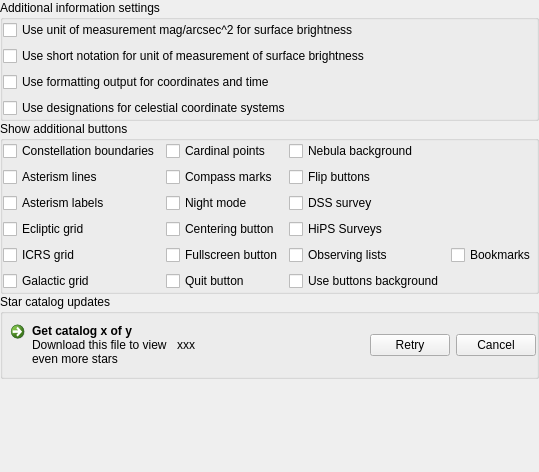
        <widget class="QWidget" name="page_Extras">
         <layout class="QGridLayout" name="gridLayoutExtras">
          <property name="leftMargin">
           <number>0</number>
          </property>
          <property name="topMargin">
           <number>0</number>
          </property>
          <property name="rightMargin">
           <number>0</number>
          </property>
          <property name="bottomMargin">
           <number>0</number>
          </property>
          <property name="spacing">
           <number>0</number>
          </property>
          <item row="1" column="0" colspan="2">
           <widget class="QGroupBox" name="groupBoxAdditionalButtons">
            <property name="title">
             <string>Show additional buttons</string>
            </property>
            <layout class="QGridLayout" name="gridLayoutAdditionalButtons">
             <property name="leftMargin">
              <number>0</number>
             </property>
             <property name="topMargin">
              <number>0</number>
             </property>
             <property name="rightMargin">
              <number>0</number>
             </property>
             <property name="bottomMargin">
              <number>0</number>
             </property>
             <item row="4" column="2">
              <widget class="QCheckBox" name="showHipsButtonCheckBox">
               <property name="toolTip">
                <string>Toggle display of the button for the HiPS Surveys. Select a survey in the View settings.</string>
               </property>
               <property name="text">
                <string>HiPS Surveys</string>
               </property>
              </widget>
             </item>
             <item row="2" column="0">
              <widget class="QCheckBox" name="showAsterismLinesButtonCheckBox">
               <property name="text">
                <string>Asterism lines</string>
               </property>
              </widget>
             </item>
             <item row="5" column="0">
              <widget class="QCheckBox" name="showICRSGridButtonCheckBox">
               <property name="toolTip">
                <string>A button to toggle equatorial J2000 grid</string>
               </property>
               <property name="text">
                <string>ICRS grid</string>
               </property>
              </widget>
             </item>
             <item row="2" column="2">
              <widget class="QCheckBox" name="showFlipButtonsCheckbox">
               <property name="toolTip">
                <string>Toggle vertical and horizontal image flip buttons.</string>
               </property>
               <property name="text">
                <string>Flip buttons</string>
               </property>
              </widget>
             </item>
             <item row="6" column="0">
              <widget class="QCheckBox" name="showGalacticGridButtonCheckBox">
               <property name="toolTip">
                <string>A button to toggle galactic grid</string>
               </property>
               <property name="text">
                <string>Galactic grid</string>
               </property>
              </widget>
             </item>
             <item row="3" column="2">
              <widget class="QCheckBox" name="showDSSButtonCheckbox">
               <property name="toolTip">
                <string>Toggle display of the button for the Digitized Sky Survey.</string>
               </property>
               <property name="text">
                <string>DSS survey</string>
               </property>
              </widget>
             </item>
             <item row="4" column="0">
              <widget class="QCheckBox" name="showEclipticGridButtonCheckBox">
               <property name="toolTip">
                <string>A button to toggle ecliptic grid of date</string>
               </property>
               <property name="text">
                <string>Ecliptic grid</string>
               </property>
              </widget>
             </item>
             <item row="1" column="2">
              <widget class="QCheckBox" name="showNebulaBgButtonCheckbox">
               <property name="toolTip">
                <string>Toggle display of nebula images.</string>
               </property>
               <property name="text">
                <string>Nebula background</string>
               </property>
              </widget>
             </item>
             <item row="1" column="0">
              <widget class="QCheckBox" name="showConstellationBoundariesButtonCheckBox">
               <property name="text">
                <string>Constellation boundaries</string>
               </property>
              </widget>
             </item>
             <item row="5" column="3">
              <widget class="QCheckBox" name="showBookmarksButtonCheckBox">
               <property name="toolTip">
                <string>Enable a feature to store favorite views.</string>
               </property>
               <property name="text">
                <string>Bookmarks</string>
               </property>
              </widget>
             </item>
             <item row="5" column="2">
              <widget class="QCheckBox" name="showObsListButtonCheckBox">
               <property name="toolTip">
                <string>Enable a feature to store favorite views.</string>
               </property>
               <property name="text">
                <string>Observing lists</string>
               </property>
              </widget>
             </item>
             <item row="3" column="0">
              <widget class="QCheckBox" name="showAsterismLabelsButtonCheckBox">
               <property name="text">
                <string>Asterism labels</string>
               </property>
              </widget>
             </item>
             <item row="6" column="2">
              <widget class="QCheckBox" name="useButtonsBackgroundCheckBox">
               <property name="toolTip">
                <string>Toggle the usage of background under GUI buttons</string>
               </property>
               <property name="text">
                <string>Use buttons background</string>
               </property>
              </widget>
             </item>
             <item row="6" column="1">
              <widget class="QCheckBox" name="showQuitButtonCheckBox">
               <property name="toolTip">
                <string>Show button in addition to keyboard shortcut?</string>
               </property>
               <property name="text">
                <string>Quit button</string>
               </property>
              </widget>
             </item>
             <item row="1" column="1">
              <widget class="QCheckBox" name="showCardinalButtonCheckBox">
               <property name="toolTip">
                <string>Show button in addition to keyboard shortcut?</string>
               </property>
               <property name="text">
                <string>Cardinal points</string>
               </property>
              </widget>
             </item>
             <item row="5" column="1">
              <widget class="QCheckBox" name="showFullscreenButtonCheckBox">
               <property name="toolTip">
                <string>Show button in addition to keyboard shortcut?</string>
               </property>
               <property name="text">
                <string>Fullscreen button</string>
               </property>
              </widget>
             </item>
             <item row="4" column="1">
              <widget class="QCheckBox" name="showGotoSelectedButtonCheckBox">
               <property name="toolTip">
                <string>Show button in addition to keyboard shortcut?</string>
               </property>
               <property name="text">
                <string>Centering button</string>
               </property>
              </widget>
             </item>
             <item row="3" column="1">
              <widget class="QCheckBox" name="showNightmodeButtonCheckBox">
               <property name="toolTip">
                <string>Show button in addition to keyboard shortcut?</string>
               </property>
               <property name="text">
                <string>Night mode</string>
               </property>
              </widget>
             </item>
             <item row="2" column="1">
              <widget class="QCheckBox" name="showCompassButtonCheckBox">
               <property name="toolTip">
                <string>Show button in addition to keyboard shortcut?</string>
               </property>
               <property name="text">
                <string>Compass marks</string>
               </property>
              </widget>
             </item>
            </layout>
           </widget>
          </item>
          <item row="2" column="0" rowspan="2" colspan="2">
           <widget class="QGroupBox" name="contentBox">
            <property name="title">
             <string>Star catalog updates</string>
            </property>
            <layout class="QHBoxLayout" name="horizontalLayout">
             <property name="leftMargin">
              <number>0</number>
             </property>
             <property name="topMargin">
              <number>0</number>
             </property>
             <property name="rightMargin">
              <number>0</number>
             </property>
             <property name="bottomMargin">
              <number>0</number>
             </property>
             <item>
              <widget class="QCommandLinkButton" name="getStarsButton">
               <property name="sizePolicy">
                <sizepolicy hsizetype="Preferred" vsizetype="Fixed">
                 <horstretch>0</horstretch>
                 <verstretch>0</verstretch>
                </sizepolicy>
               </property>
               <property name="toolTip">
                <string>Click here to start downloading</string>
               </property>
               <property name="text">
                <string notr="true">Get catalog x of y</string>
               </property>
               <property name="icon">
                <iconset resource="../../data/gui/guiRes.qrc">
                 <normaloff>:/graphicGui/uibtDownload.png</normaloff>:/graphicGui/uibtDownload.png</iconset>
               </property>
               <property name="iconSize">
                <size>
                 <width>24</width>
                 <height>24</height>
                </size>
               </property>
               <property name="description">
                <string>Download this file to view even more stars</string>
               </property>
              </widget>
             </item>
             <item>
              <widget class="QLabel" name="downloadLabel">
               <property name="text">
                <string notr="true">xxx</string>
               </property>
              </widget>
             </item>
             <item>
              <spacer name="horizontalSpacer_5">
               <property name="orientation">
                <enum>Qt::Horizontal</enum>
               </property>
               <property name="sizeHint" stdset="0">
                <size>
                 <width>40</width>
                 <height>20</height>
                </size>
               </property>
              </spacer>
             </item>
             <item>
              <widget class="QPushButton" name="downloadRetryButton">
               <property name="toolTip">
                <string>Restart the download</string>
               </property>
               <property name="text">
                <string>Retry</string>
               </property>
              </widget>
             </item>
             <item>
              <widget class="QPushButton" name="downloadCancelButton">
               <property name="toolTip">
                <string>Stop the download. You can always restart it later</string>
               </property>
               <property name="text">
                <string>Cancel</string>
               </property>
              </widget>
             </item>
            </layout>
           </widget>
          </item>
          <item row="0" column="0" colspan="2">
           <widget class="QGroupBox" name="groupBoxAdditionalSettings">
            <property name="title">
             <string>Additional information settings</string>
            </property>
            <layout class="QGridLayout" name="gridLayoutAdditionalSettings">
             <property name="leftMargin">
              <number>0</number>
             </property>
             <property name="topMargin">
              <number>0</number>
             </property>
             <property name="rightMargin">
              <number>0</number>
             </property>
             <property name="bottomMargin">
              <number>0</number>
             </property>
             <item row="1" column="0">
              <widget class="QCheckBox" name="checkBoxUMShortNotationSurfaceBrightness">
               <property name="text">
                <string>Use short notation for unit of measurement of surface brightness</string>
               </property>
              </widget>
             </item>
             <item row="0" column="0">
              <widget class="QCheckBox" name="checkBoxUMSurfaceBrightness">
               <property name="text">
                <string>Use unit of measurement mag/arcsec^2 for surface brightness</string>
               </property>
              </widget>
             </item>
             <item row="2" column="0">
              <widget class="QCheckBox" name="checkBoxUseFormattingOutput">
               <property name="text">
                <string>Use formatting output for coordinates and time</string>
               </property>
              </widget>
             </item>
             <item row="3" column="0">
              <widget class="QCheckBox" name="checkBoxUseCCSDesignations">
               <property name="text">
                <string>Use designations for celestial coordinate systems</string>
               </property>
              </widget>
             </item>
            </layout>
           </widget>
          </item>
          <item row="4" column="0">
           <spacer name="verticalSpacer_3">
            <property name="orientation">
             <enum>Qt::Vertical</enum>
            </property>
            <property name="sizeHint" stdset="0">
             <size>
              <width>20</width>
              <height>93</height>
             </size>
            </property>
           </spacer>
          </item>
         </layout>
        </widget>
